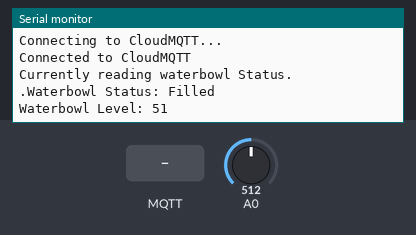
Recording of a sketch running on a simulated ESP8266 (NodeMCU). Shown: the last lines printed to the serial monitor. Inputs (shaded band) come from the test bench; at power-on: A0 = 512. WiFi joins after 1.5 s; servers stay silent unless stated; no MQTT or app messages arrive unless stated.

Above: at 5.2 s.
5.3 s: A0 set to 900
At 7.4 s:
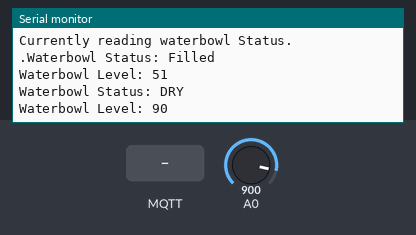
11.5 s: MQTT message "1" arrives on the first subscribed topic
At 15.2 s:
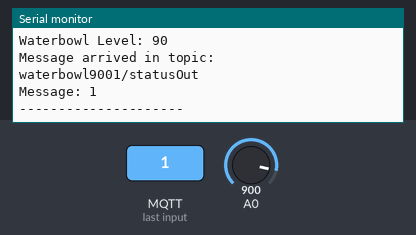
15.5 s: MQTT message "on" arrives on the first subscribed topic
At 17.8 s:
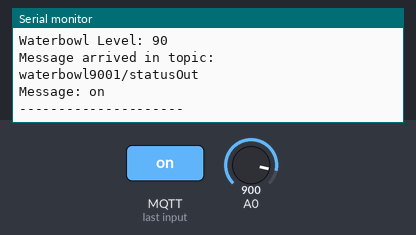
18.5 s: MQTT message "off" arrives on the first subscribed topic
At 21.2 s:
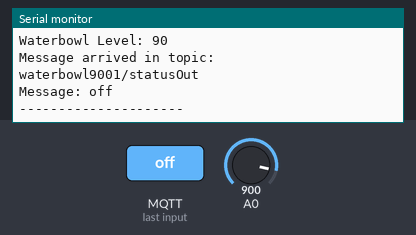
21.5 s: MQTT message "1" arrives on the second subscribed topic
At 23.9 s:
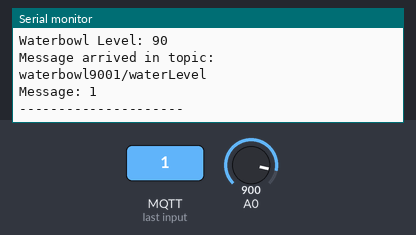
24.5 s: A0 set to 1023
At 25.6 s:
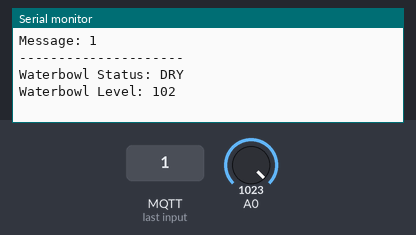
Timing chart, 0 to 27.5 s (numbered marks = the images above; inputs shaded):
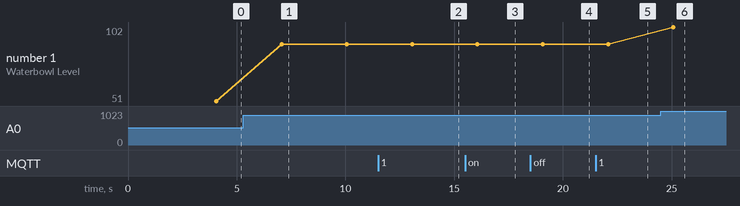

The sketch:

sketch_apr22a.ino
```cpp
/**
 * Waterbowl Sensor
 */

 #include <ESP8266WiFi.h>
 #include <PubSubClient.h>
 using namespace std;

 // WiFi credentials.
//const char* WIFI_SSID = "YOUR WIFI NAME";
//const char* WIFI_PASS = "YOUR WIFI PASSWORD";
//const char* device_id = "waterbowl9001";

const char* WIFI_SSID = "xavierguest";
const char* WIFI_PASS = "";
const char* device_id = "";

// MQTT credentials.
const char* mqtt_server = "YOUR MQTT SERVER";
const int mqtt_port = 999999999;
const char* mqtt_user = "YOUR MQTT USER NAME";
const char* mqtt_password = "YOUR MQTT PASSWORD";

#define in_topic "waterbowl9001/statusIn"
#define out_topic "waterbowl9001/statusOut"
#define waterLevel "waterbowl9001/waterLevel"

//set the int for the digital print
//no longer used as analog is used
int digitalPin;

WiFiClient espClient;
PubSubClient client(espClient);

//code to be run when mqtt subscriber receives something
void callback(char* topic, byte* payload, unsigned int length){
  Serial.print("Message arrived in topic: ");
  Serial.print(topic);
  Serial.println();
  Serial.print("Message: ");
  for(int i=0; i<length; i++){
    Serial.print((char)payload[i]);
    }
    Serial.println();
    Serial.println("---------------------");
  }

//connect to wifi and mqtt
void connect() {

  // Connect to Wifi.
  Serial.println();
  Serial.println();
  Serial.println("Connecting to ");
  Serial.println(WIFI_SSID);

   // WiFi fix: https://github.com/esp8266/Arduino/issues/2186
  WiFi.persistent(false);
  WiFi.mode(WIFI_OFF);
  WiFi.mode(WIFI_STA);
  WiFi.begin(WIFI_SSID, WIFI_PASS);

  while (WiFi.status() != WL_CONNECTED) {
    delay(500);
    Serial.print(".");
  }

  Serial.println("");
  Serial.println("WiFi connected");
  Serial.println("IP address: ");
  Serial.print(WiFi.localIP());

  // Connect to MQTT.
  client.setServer(mqtt_server, mqtt_port);
  client.setCallback(callback);

  Serial.println();
  Serial.println("Connecting to CloudMQTT...");

  while(!client.connected()) {
    delay(500);

    if(client.connect(device_id, mqtt_user, mqtt_password)){
      Serial.println("Connected to CloudMQTT");
      Serial.println();
      Serial.println("Currently reading waterbowl Status.");
      }
      else{
        Serial.println("failed with state ");
        Serial.println(client.state());
        }

      Serial.print(".");
  }

}


void setup() {
  Serial.begin(115200);
  pinMode(digitalPin, INPUT);
  Serial.println("Waterbowl Moisture Sensor");
  Serial.println("--------------------------------------");
  delay(2000);

  connect();

}

void loop() {

  //do I need to reconnect?
  bool toReconnect = false;

  //If I lose connection reconnect
  if(WiFi.status() != WL_CONNECTED) {
    Serial.println("Disconnected from WiFi");
    toReconnect = true;
  }

  if(!client.connected()) {
    Serial.println("Disconnected from CloutMQTT");
    toReconnect = true;
  }

  if(toReconnect) {
    connect();
  }

  String stat = "";
  int level = analogRead(A0)/10;

   if(level >= 90){
    stat = "DRY";

    }
   else{
    stat = "Filled";

    }

   Serial.print("Waterbowl Status: ");
   Serial.print(stat);
   Serial.println();
   Serial.print("Waterbowl Level: ");
   Serial.print(level);
   Serial.println();

   delay(1000);

  client.loop();

  string lev = convertInt(level);

  //publish the readings
  client.publish(out_topic, stat.c_str());
  client.publish(waterLevel, lev.c_str());
  delay(1000);
  client.subscribe(out_topic);
  client.subscribe(waterLevel);
  delay(1000);
}

//convert integer to something more readable interpretable
string convertInt(int number)
{
    if (number == 0)
        return "0";
    string temp="";
    string returnvalue="";
    while (number>0)
    {
        temp+=number%10+48;
        number/=10;
    }
    for (int i=0;i<temp.length();i++)
        returnvalue+=temp[temp.length()-i-1];
    return returnvalue;
}
```

Measured:
- after the input at 5.3 s, the serial monitor: prints a new line after 1.8 s (image 1)
- after the input at 11.5 s, the serial monitor: prints a new line after 2.6 s (image 2)
- after the input at 15.5 s, the serial monitor: prints a new line after 1.6 s (image 3)
- after the input at 18.5 s, the serial monitor: prints a new line after 1.6 s (image 4)
- after the input at 21.5 s, the serial monitor: prints a new line after 1.6 s (image 5)
- after the input at 24.5 s, the serial monitor: prints a new line after 0.58 s (image 6)
- plotted number 1: 51 → 90 after the input at 5.3 s, 90 → 102 after the input at 24.5 s
